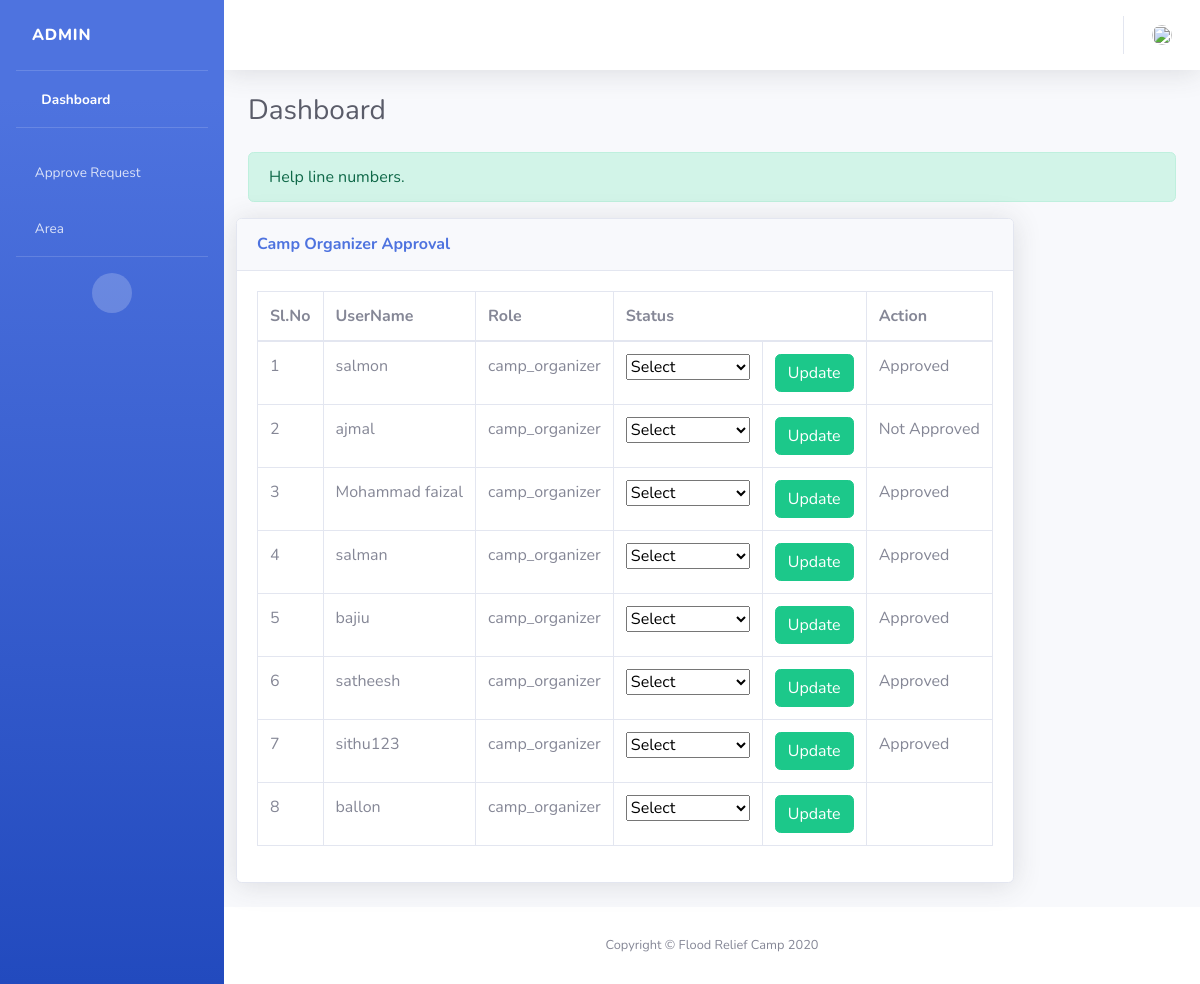
/approve_camp_organizers, run on the app's committed database.
### app1/models.py (models this page shows)
class camp_organizer_registered(models.Model):
    name=models.CharField(max_length=250)
    username=models.CharField(max_length=250)
    password=models.CharField(max_length=250)
    email=models.CharField(max_length=250)
    phone=models.CharField(max_length=250)
    role=models.CharField(max_length=250)
    status=models.CharField(max_length=250)

### app1/views.py (the view)
# urls.py: path('approve_camp_organizers',views.approve_camp_organizer,name='approve_camp_organizers'),
def approve_camp_organizer(request):
    obj=camp_organizer_registered.objects.all()
    req_id=request.POST.get("id")
    try:
        update_obj=camp_organizer_registered.objects.get(id=req_id)
    except camp_organizer_registered.DoesNotExist:
        update_obj=None
    if request.method == 'POST':
       status_update=request.POST.get("update")
       update_obj.status=status_update
       update_obj.save()
    return render(request,'admin_approve_camp_org_request.html',{'camp_organizer_details':obj})

### app1/templates/admin_approve_camp_org_request.html (shortened to what this page needs)
<!DOCTYPE html>
<html lang="en">
{% load static %}
<head>
    <link href="{% static "vendor/fontawesome-free/css/all.min.css"%}"" rel="stylesheet" type="text/css">
    <link href="{% static "css/sb-admin-2.min.css"%}"" rel="stylesheet">
</head>
<body id="page-top">
    <div id="wrapper">
        <ul class="navbar-nav bg-gradient-primary sidebar sidebar-dark accordion " id="accordionSidebar">
            <a class="sidebar-brand d-flex align-items-center justify-content-left" href="{% url 'admin_dashboard' %}">
                <div class="sidebar-brand-text mx-3">Admin </div>
            </a>
            <hr class="sidebar-divider my-0">
            <li class="nav-item active">
                <a class="nav-link" href="{% url 'admin_dashboard' %}">
                    <i class="fas fa-fw fa-tachometer-alt"></i>
                    <span>Dashboard</span></a>
            </li>
            <hr class="sidebar-divider">
            <li class="nav-item">
                <a class="nav-link collapsed" href="#" data-toggle="collapse" data-target="#collapsePages2"
                    aria-expanded="true" aria-controls="collapsePages2">
                    <i class="fas fa-check"></i>
                    <span>Approve Request</span>
                </a>
            </li>
            <li class="nav-item">
                <a class="nav-link collapsed" href="#" data-toggle="collapse" data-target="#collapsePages1"
                    aria-expanded="true" aria-controls="collapsePages1">
                    <i class="fas fa-map-marker-alt"></i>
                    <span>Area</span>
                </a>
            </li>
            <hr class="sidebar-divider d-none d-md-block">
            <div class="text-center d-none d-md-inline">
                <button class="rounded-circle border-0" id="sidebarToggle"></button>
            </div>
        </ul>
        <div id="content-wrapper" class="d-flex flex-column">
            <div id="content">
                <nav class="navbar navbar-expand navbar-light bg-white topbar mb-4 static-top shadow">
                    <ul class="navbar-nav ml-auto">
                        <li class="nav-item dropdown no-arrow">
                            <a class="nav-link dropdown-toggle" href="#" id="userDropdown" role="button"
                                data-toggle="dropdown" aria-haspopup="true" aria-expanded="false">
                                <img class="img-profile rounded-circle"
                                    src="{% static "images/profileicon.png"%}"" style="width: 20px; height:20px;">
                            </a>
                        </li>
                    </ul>
                </nav>
                <div class="container-fluid">
                    <div class="d-sm-flex align-items-center justify-content-between mb-4">
                        <h1 class="h3 mb-0 text-gray-800">Dashboard</h1>
                    </div>
                    <div class="alert alert-success" role="alert">
                        Help line numbers.
                      </div>
                    <div class="row">
                        <div class="card shadow mb-4">
                            <div class="card-header py-3">
                                <h6 class="m-0 font-weight-bold text-primary"> Camp Organizer Approval</h6>
                            </div>
                            <div class="card-body">
                                <div class="table-responsive">
                                    <table class="table table-bordered" id="dataTable" width="100%" cellspacing="0">
                                        <thead>
                                            <tr>
                                                <th>Sl.No</th>
                                                <th>UserName</th>
                                                <th>Role</th>
                                                <th colspan="2">Status</th>
                                                <th >Action </th>
                                            </tr>
                                        </thead>
                                        <tbody>
                                           {% for x in camp_organizer_details %}
                                            <tr>
                                                <td>{{forloop.counter|add:0}}</td>
                                                <td>{{x.username}}</td>
                                                <td>{{x.role}}</td>
                                                <form action="" method="POST">
                                                <td><select name="update" id="">
                                                    <option > Select </option>
                                                </select>
                                                </td>
                                                <td><button type="submit"  class="btn btn-success" name="id" value="{{x.id}}">Update</button> </td>
                                            </form>
                                                <td>{{x.status}}</td>
                                            </tr>
                                           {% endfor %}
                                        </tbody>
                                    </table>
                                </div>
                            </div>
                        </div>
                    </div>
                </div>
            </div>
            <footer class="sticky-footer bg-white">
                <div class="container my-auto">
                    <div class="copyright text-center my-auto">
                        <span>Copyright &copy; Flood Relief Camp 2020</span>
                    </div>
                </div>
            </footer>
        </div>
    </div>
</body>
</html>

### data on the page
camp_organizer_registered: username "salmon", role "camp_organizer", status "Approved"
camp_organizer_registered: username "ajmal", role "camp_organizer", status "Not Approved"
camp_organizer_registered: username "Mohammad faizal", role "camp_organizer", status "Approved"
camp_organizer_registered: username "salman", role "camp_organizer", status "Approved"
camp_organizer_registered: username "bajiu", role "camp_organizer", status "Approved"
camp_organizer_registered: username "satheesh", role "camp_organizer", status "Approved"
camp_organizer_registered: username "sithu123", role "camp_organizer", status "Approved"
camp_organizer_registered: username "ballon", role "camp_organizer"
